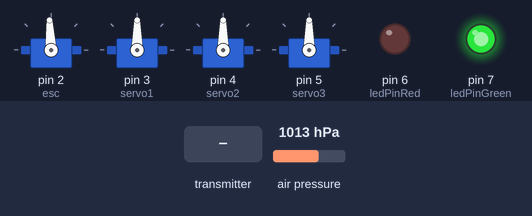
This sketch was run on a simulated Arduino Uno, built with avr-gcc and run on an emulated ATmega328P. Shown: 4 × servo, output pins drawn as LEDs (lit = HIGH). The test bench sets the inputs (shaded band); at power-on: air pressure 1013 hPa. No radio packets arrive unless stated.

Above: at 1.2 s.
1.3 s: air pressure set to 1016 hPa
At 1.8 s:
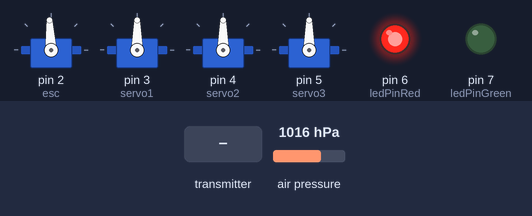
2.8 s: the transmitter starts sending xLeft = 0
At 4.0 s:
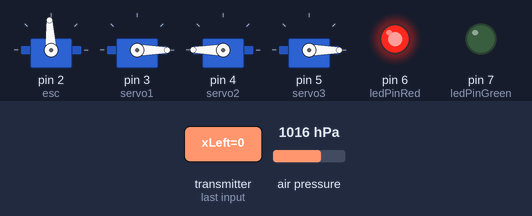
4.3 s: the transmitter starts sending yLeft = 1023
At 5.0 s:
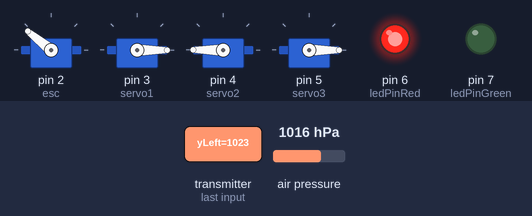
5.8 s: the transmitter starts sending xRight = 256
At 6.6 s:
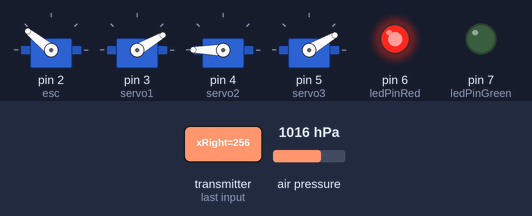
7.3 s: the transmitter starts sending yRight = 256
At 8.5 s:
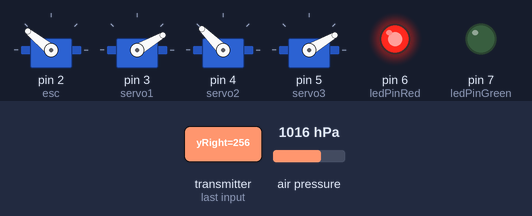
8.8 s: the transmitter starts sending yLeft = 0
At 10.2 s:
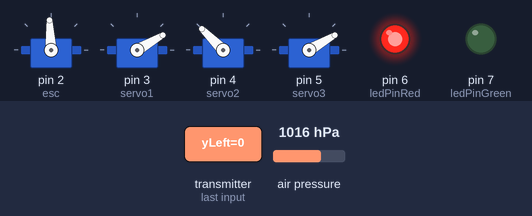
Timing chart, 0 to 11.3 s (numbered marks = the images above; inputs shaded):
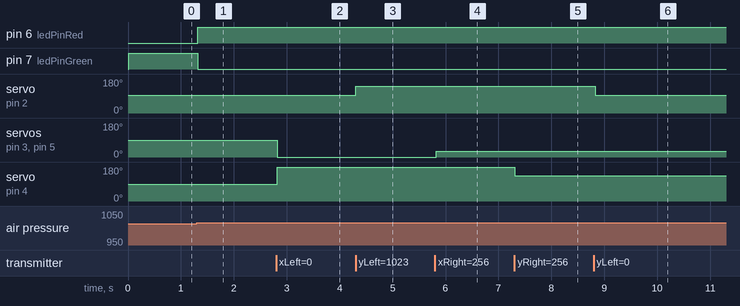

The sketch:

receiver.ino
```cpp
#include <Wire.h> // for I2C communicaton used by BMP280
#include <SPI.h> // SPI communication used by NRF
#include <nRF24L01.h>
#include <RF24.h>
#include <Servo.h> // for controlling servo motors
#include <Adafruit_BMP280.h> // for interfacing with the BMP280

// NRF24L01+ Setup
RF24 radio(9, 10); // RF24 object -> CE = 9, CSN = 10 - NRF control
const byte address[6] = "00001"; // address for communication

// BMP280 Setup
Adafruit_BMP280 bmp; // creates an object to manage the BMP280 sensor

//Joystick struct
struct JoystickData {
  int xLeft;
  int yLeft;
  int xRight;
  int yRight;
};

// Declare a  variable of JoystickData type to store received data
JoystickData joystickData;
//Creates an objects of Servo class
Servo esc;     // ESC
Servo servo1;  //  D2
Servo servo2;  //  D4
Servo servo3;  // D5

// LED var.
const int ledPinGreen = 7; // G LED -> D7
const int ledPinRed = 6;   // R LED -> D6

// Var. to store
float lastAltitude = 0.0;

void setup() {
  Serial.begin(9600);

  // Initialize BMP280
  if (!bmp.begin(0x76)) {  // initializes the BMP280 sensor using I2C address 0x76 -> returns false if the sensor cannot be initalized
    Serial.println(F("BMP280 NE DELA!"));
    while (1);
  }
  bmp.setSampling(Adafruit_BMP280::MODE_NORMAL, Adafruit_BMP280::SAMPLING_X2, Adafruit_BMP280::SAMPLING_X16, Adafruit_BMP280::FILTER_X16, Adafruit_BMP280::STANDBY_MS_500);
  /*  MODE_NORMAL: Continuous measurement mode.
  SAMPLING_X2: Oversampling x2 for temperature.
  SAMPLING_X16: Oversampling x16 for pressure.
  FILTER_X16: A filter with coefficient x16 to reduce noise.
  STANDBY_MS_500: Sets the standby time between measurements to 500 milliseconds.  */
  // Initialize radio for NRF24L01+
  radio.begin();
  if (!radio.isChipConnected()) {
    Serial.println("NRF24L01 NE DELA.");
    while (1);
  }
  radio.setPALevel(RF24_PA_LOW);
  radio.setChannel(0x76);
  radio.openReadingPipe(0, address); // Opens a reading pipe on address 00001
  radio.enableDynamicPayloads();
  radio.setAutoAck(false);
  radio.startListening();

  // Attach servos
  esc.attach(2); // ESC - D2
  servo1.attach(3); // Servo1 - D3
  servo2.attach(4); // Servo2 - D4
  servo3.attach(5); // Servo3 - D5

  // Initialize servos to central position
  servo1.write(90);
  servo2.write(90);
  servo3.write(90);

  // Set up LED pins
  pinMode(ledPinGreen, OUTPUT);
  pinMode(ledPinRed, OUTPUT);

}

void loop() {
  static int lastEscSignal = 1500; // Default stop signal - static to keep the value between function calls

  if (radio.available()) {
    radio.read(&joystickData, sizeof(joystickData)); // takes the address of joystickdata and the size of the structure

    if (joystickData.yLeft >= 504) {
      lastEscSignal = map(joystickData.yLeft, 504, 1023, 1500, 2000);
    } else {
      lastEscSignal = 1500; // Stop
    }

    int servo1Pos = map(joystickData.xRight, 0, 1023, 0, 120);
    int servo3Pos = map(joystickData.xRight, 0, 1023, 0, 120);
    int servo2Pos = map(joystickData.yRight, 0, 1023, 180, 0);

    servo1.write(servo1Pos);
    servo3.write(servo3Pos);
    servo2.write(servo2Pos);
  }

  // Continuously send the last known signal to the ESC - constant motor speed control
  esc.writeMicroseconds(lastEscSignal);

  // Read BMP280 sensor data
  float currentAltitude = bmp.readAltitude(1013.25); // Trbovlje atmospheric pressure
  if (currentAltitude > lastAltitude) {
    digitalWrite(ledPinGreen, HIGH);
    digitalWrite(ledPinRed, LOW);
  } else if (currentAltitude < lastAltitude) {
    digitalWrite(ledPinGreen, LOW);
    digitalWrite(ledPinRed, HIGH);
  }
  lastAltitude = currentAltitude; // Update the last altitude

  /*Serial.print(F("Temp = "));
  Serial.print(bmp.readTemperature());
  Serial.println(" *C");

  Serial.print(F("Pressure = "));
  Serial.print(bmp.readPressure());
  Serial.println(" Pa");

  Serial.print(F("Altitude = "));
  Serial.print(currentAltitude);
  Serial.println(" m");

  Serial.println();*/

  delay(20);
}
```

Measured:
- the behaviour switches between 1013 and 1014 hPa on air pressure (found by bisection; images 0 and 1)
- after the input at 1.3 s, pin 6 (ledPinRed): LOW → HIGH at once; pin 7 (ledPinGreen): HIGH → LOW at once
- after the input at 2.8 s, servo on pin 3 (servo1), servo on pin 5 (servo3): 90° → 0° at once; servo on pin 4 (servo2): 90° → 180° at once
- after the input at 4.3 s, servo on pin 2 (esc): 93° → 141° at once
- after the input at 5.8 s, servo on pin 3 (servo1), servo on pin 5 (servo3): 0° → 30° at once
- after the input at 7.3 s, servo on pin 4 (servo2): 180° → 135° at once
- after the input at 8.8 s, servo on pin 2 (esc): 141° → 93° at once
